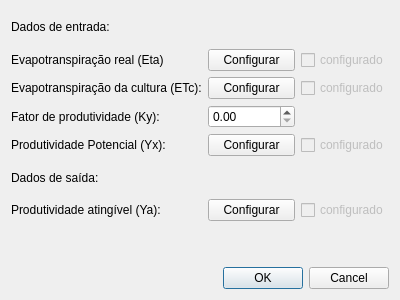
<?xml version="1.0" encoding="UTF-8"?>
<ui version="4.0">
 <class>Dialog</class>
 <widget class="QDialog" name="Dialog">
  <property name="geometry">
   <rect>
    <x>0</x>
    <y>0</y>
    <width>400</width>
    <height>300</height>
   </rect>
  </property>
  <property name="windowTitle">
   <string>Produtividade Atingível (Ya)</string>
  </property>
  <layout class="QVBoxLayout" name="verticalLayout">
   <item>
    <layout class="QGridLayout" name="gridLayout">
     <item row="6" column="0">
      <widget class="QLabel" name="label_7">
       <property name="text">
        <string>Produtividade atingível (Ya):</string>
       </property>
      </widget>
     </item>
     <item row="6" column="1">
      <widget class="QPushButton" name="btnConfYa">
       <property name="text">
        <string>Configurar</string>
       </property>
      </widget>
     </item>
     <item row="0" column="0">
      <widget class="QLabel" name="label">
       <property name="text">
        <string>Dados de entrada:</string>
       </property>
      </widget>
     </item>
     <item row="1" column="0">
      <widget class="QLabel" name="label_2">
       <property name="text">
        <string>Evapotranspiração real (Eta)</string>
       </property>
      </widget>
     </item>
     <item row="1" column="1">
      <widget class="QPushButton" name="btnConfEta">
       <property name="text">
        <string>Configurar</string>
       </property>
      </widget>
     </item>
     <item row="4" column="1">
      <widget class="QPushButton" name="btnConfYx">
       <property name="text">
        <string>Configurar</string>
       </property>
      </widget>
     </item>
     <item row="4" column="0">
      <widget class="QLabel" name="label_5">
       <property name="text">
        <string>Produtividade Potencial (Yx):</string>
       </property>
      </widget>
     </item>
     <item row="5" column="0">
      <widget class="QLabel" name="label_6">
       <property name="text">
        <string>Dados de saída:</string>
       </property>
      </widget>
     </item>
     <item row="1" column="2">
      <widget class="QCheckBox" name="chETa">
       <property name="enabled">
        <bool>false</bool>
       </property>
       <property name="text">
        <string>configurado</string>
       </property>
      </widget>
     </item>
     <item row="2" column="0">
      <widget class="QLabel" name="label_3">
       <property name="text">
        <string>Evapotranspiração da cultura (ETc):</string>
       </property>
      </widget>
     </item>
     <item row="2" column="1">
      <widget class="QPushButton" name="BtnConfETc">
       <property name="text">
        <string>Configurar</string>
       </property>
      </widget>
     </item>
     <item row="3" column="1">
      <widget class="QDoubleSpinBox" name="txKy"/>
     </item>
     <item row="2" column="2">
      <widget class="QCheckBox" name="chETc">
       <property name="enabled">
        <bool>false</bool>
       </property>
       <property name="text">
        <string>configurado</string>
       </property>
      </widget>
     </item>
     <item row="3" column="0">
      <widget class="QLabel" name="label_4">
       <property name="text">
        <string>Fator de produtividade (Ky):</string>
       </property>
      </widget>
     </item>
     <item row="4" column="2">
      <widget class="QCheckBox" name="chYx">
       <property name="enabled">
        <bool>false</bool>
       </property>
       <property name="text">
        <string>configurado</string>
       </property>
      </widget>
     </item>
     <item row="6" column="2">
      <widget class="QCheckBox" name="chYa">
       <property name="enabled">
        <bool>false</bool>
       </property>
       <property name="text">
        <string>configurado</string>
       </property>
      </widget>
     </item>
     <item row="7" column="0">
      <spacer name="verticalSpacer">
       <property name="orientation">
        <enum>Qt::Vertical</enum>
       </property>
       <property name="sizeType">
        <enum>QSizePolicy::Minimum</enum>
       </property>
       <property name="sizeHint" stdset="0">
        <size>
         <width>20</width>
         <height>40</height>
        </size>
       </property>
      </spacer>
     </item>
    </layout>
   </item>
   <item>
    <widget class="QDialogButtonBox" name="buttonBox">
     <property name="orientation">
      <enum>Qt::Horizontal</enum>
     </property>
     <property name="standardButtons">
      <set>QDialogButtonBox::Cancel|QDialogButtonBox::Ok</set>
     </property>
    </widget>
   </item>
  </layout>
 </widget>
 <resources/>
 <connections>
  <connection>
   <sender>buttonBox</sender>
   <signal>accepted()</signal>
   <receiver>Dialog</receiver>
   <slot>accept()</slot>
   <hints>
    <hint type="sourcelabel">
     <x>248</x>
     <y>254</y>
    </hint>
    <hint type="destinationlabel">
     <x>157</x>
     <y>274</y>
    </hint>
   </hints>
  </connection>
  <connection>
   <sender>buttonBox</sender>
   <signal>rejected()</signal>
   <receiver>Dialog</receiver>
   <slot>reject()</slot>
   <hints>
    <hint type="sourcelabel">
     <x>316</x>
     <y>260</y>
    </hint>
    <hint type="destinationlabel">
     <x>286</x>
     <y>274</y>
    </hint>
   </hints>
  </connection>
 </connections>
</ui>
